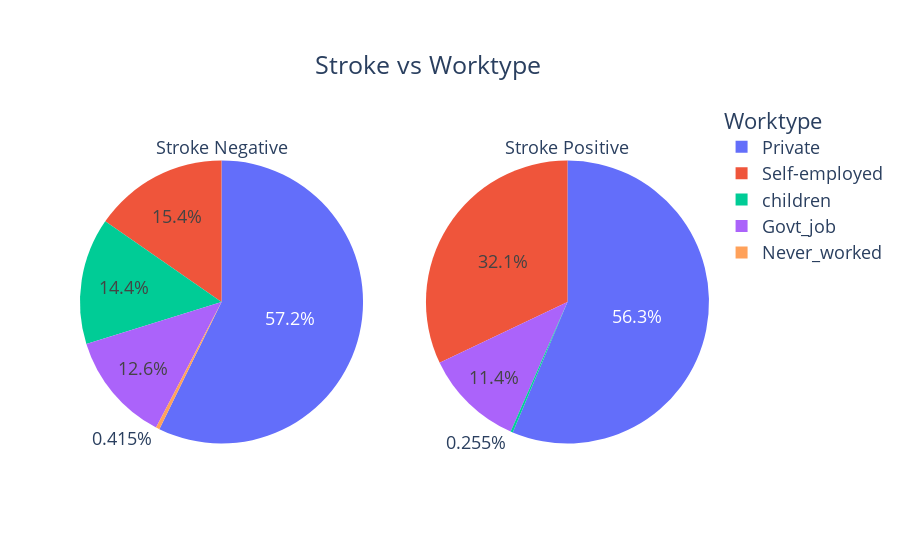

Here is the notebook cell this chart was saved with:
### Code cell
counts0 = Counter(df[df['stroke']==0]['work_type'])
counts1 = Counter(df[df['stroke']==1]['work_type'])
fig = make_subplots(rows=1, cols=2, specs=[[{"type": "pie"}, {"type": "pie"}]])

fig.add_trace(go.Pie(
     values=[item[1] for item in sorted(counts0.items())],
     labels=[item[0] for item in sorted(counts0.items())],
     domain=dict(x=[0, 0.5]),
     name="Stroke Negative",title='Stroke Negative'), 
     row=1, col=1)

fig.add_trace(go.Pie(
     values=[item[1] for item in sorted(counts1.items())],
     labels=[item[0] for item in sorted(counts1.items())],
     domain=dict(x=[0.5, 1.0]),
     name="Stroke Positive",title='Stroke Positive'),
    row=1, col=2)

fig.update_layout(
    title={'text':'Stroke vs Worktype','xanchor':'left','yanchor': 'top','y':0.9,'x':0.35},
    xaxis_title="X Axis Title",
    yaxis_title="Y Axis Title",
    legend_title="Worktype",
    font=dict(size=18)
)

fig.show()

### Figure 1 — Plotly figure (JSON) as saved in the notebook; plotly's stock layout.template omitted (floating-point values rounded to 4 significant figures)
{"data": [{"domain": {"x": [0, 0.45], "y": [0, 1]}, "labels": ["Govt_job", "Never_worked", "Private", "Self-employed", "children"], "name": "Stroke Negative", "title": {"text": "Stroke Negative"}, "type": "pie", "values": [5351, 177, 24393, 6542, 6154]}, {"domain": {"x": [0.55, 1], "y": [0, 1]}, "labels": ["Govt_job", "Private", "Self-employed", "children"], "name": "Stroke Positive", "title": {"text": "Stroke Positive"}, "type": "pie", "values": [89, 441, 251, 2]}], "layout": {"font": {"size": 18}, "legend": {"title": {"text": "Worktype"}}, "title": {"text": "Stroke vs Worktype", "x": 0.35, "xanchor": "left", "y": 0.9, "yanchor": "top"}, "xaxis": {"title": {"text": "X Axis Title"}}, "yaxis": {"title": {"text": "Y Axis Title"}}}}
